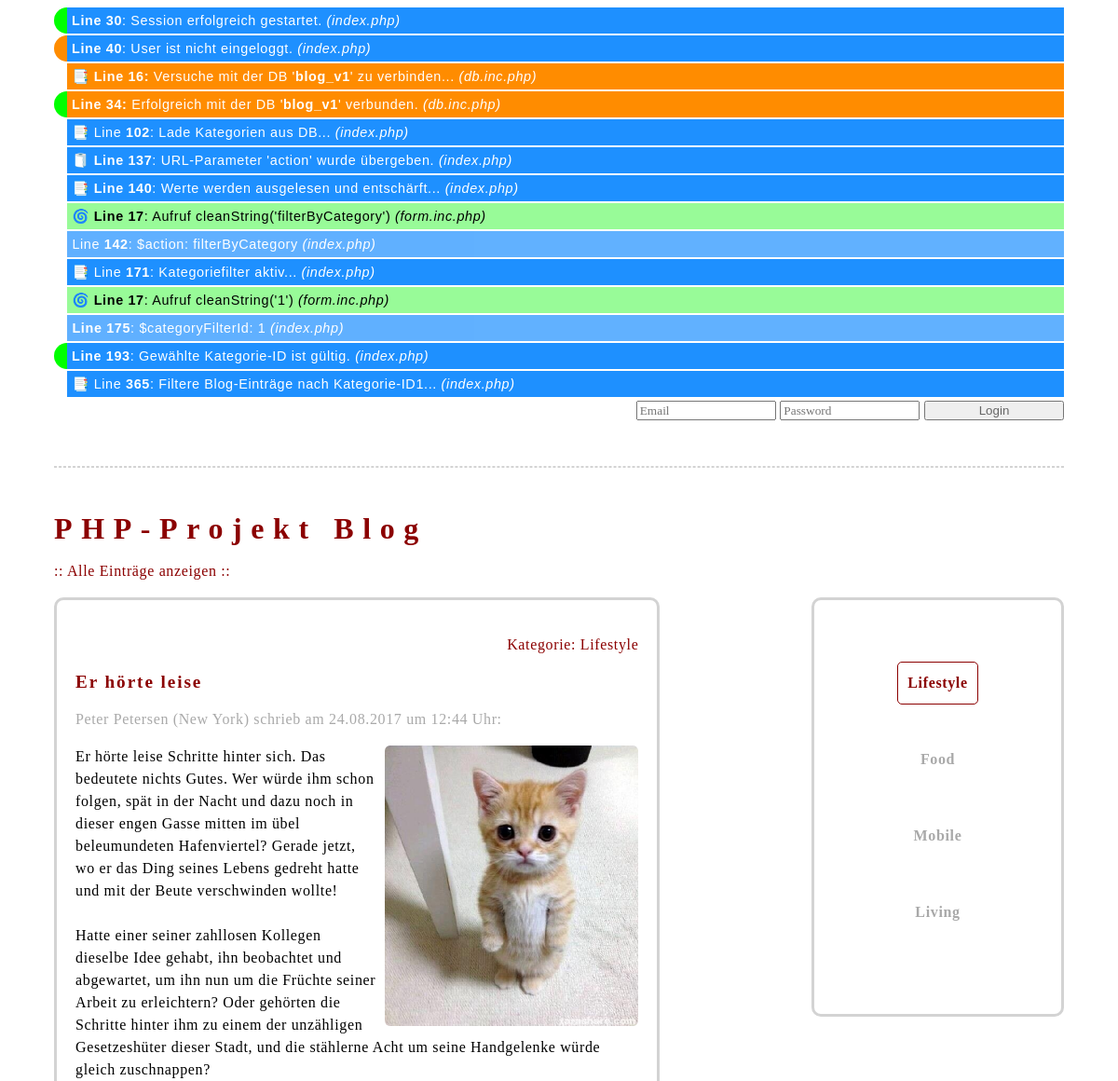
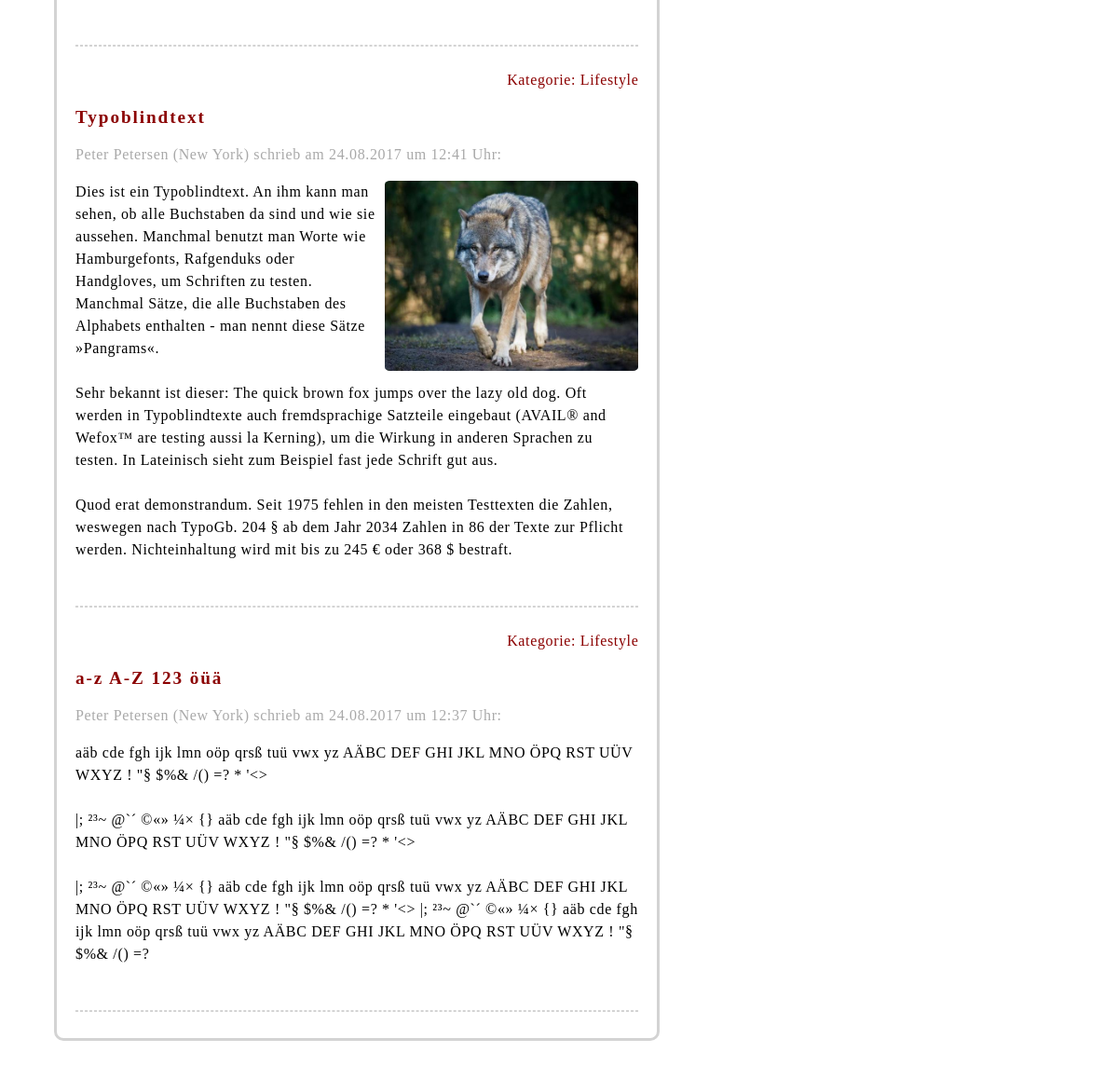
Screenshot of /_source/index.php?action=filterByCategory&catId=1 with the database file from the repository (2 pictures, top to bottom).
### tables this page shows
CREATE TABLE `blogs` (
  `blogID` int(11) NOT NULL,
  `blogHeadline` varchar(255) NOT NULL,
  `blogImagePath` varchar(255) DEFAULT NULL,
  `blogImageAlignment` varchar(20) NOT NULL,
  `blogContent` text NOT NULL,
  `blogDate` timestamp NOT NULL DEFAULT current_timestamp(),
  `catID` int(11) NOT NULL,
  `userID` int(11) NOT NULL
);

CREATE TABLE `categories` (
  `catID` int(11) NOT NULL,
  `catLabel` varchar(255) NOT NULL
);

CREATE TABLE `users` (
  `userID` int(11) NOT NULL,
  `userFirstName` varchar(255) NOT NULL,
  `userLastName` varchar(255) NOT NULL,
  `userEmail` varchar(255) NOT NULL,
  `userCity` varchar(255) NOT NULL,
  `userPassword` varchar(255) NOT NULL
);

### include/dateTime.inc.php (called while the page is built, shortened)
<?php
				function isoToEuDateTime($value) {
					if($value) {
						if( strpos($value, " ") ) {
							$dateTimeArray = explode(" ", $value);
							$date = $dateTimeArray[0];
							$dateArray 	= explode("-", $date);
							$time = $dateTimeArray[1];
							$time 		= substr($time, 0, 5);
						} else {
							$dateArray 	= explode("-", $value);
							$time 		= NULL;
						}
						$euDate = "$dateArray[2].$dateArray[1].$dateArray[0]";
					} else {
						$euDate 		= NULL;
						$time 		= NULL;
					}
					return array("date"=>$euDate, "time"=>$time);
				}
?>

### _source/index.php (the view, shortened to what this page needs)
<?php
				require_once('../include/db.inc.php');
				require_once('../include/form.inc.php');
				include_once('../include/dateTime.inc.php');
				if( session_start() === false ) {
if(DEBUG)		echo "<p class='debug err'><b>Line " . __LINE__ . "</b>: FEHLER beim Starten der Session! <i>(" . basename(__FILE__) . ")</i></p>\n";
				} else {
if(DEBUG)		echo "<p class='debug ok'><b>Line " . __LINE__ . "</b>: Session erfolgreich gestartet. <i>(" . basename(__FILE__) . ")</i></p>\n";
					if( !isset($_SESSION['userID']) ) {
if(DEBUG)			echo "<p class='debug hint'><b>Line " . __LINE__ . "</b>: User ist nicht eingeloggt. <i>(" . basename(__FILE__) . ")</i></p>\n";
						$showLoginForm = true;
					} else {
if(DEBUG)			echo "<p class='debug ok'><b>Line " . __LINE__ . "</b>: User ist eingeloggt. <i>(" . basename(__FILE__) . ")</i></p>\n";
						session_regenerate_id(true);
						$showLoginForm = false;
					}
				}
				$PDO = dbConnect();
				$categoryFilterId		= NULL;
if(DEBUG)	echo "<p class='debug'>📑 Line <b>" . __LINE__ . "</b>: Lade Kategorien aus DB... <i>(" . basename(__FILE__) . ")</i></p>";
				$sql 		= 'SELECT * FROM categories';
				$params 	= NULL;
				$PDOStatement = $PDO->prepare($sql);
				try {
					$PDOStatement->execute($params);
				} catch(PDOException $error) {
if(DEBUG)		echo "<p class='debug err'><b>Line " . __LINE__ . "</b>: FEHLER: " . $error->GetMessage() . "<i>(" . basename(__FILE__) . ")</i></p>\n";
					$dbError = 'Fehler beim Zugriff auf die Datenbank!';
				}
				$allCategoriesArray = $PDOStatement->fetchAll(PDO::FETCH_ASSOC);
				if( isset($_GET['action']) ) {
if(DEBUG)		echo "<p class='debug'>🧻 <b>Line " . __LINE__ . "</b>: URL-Parameter 'action' wurde übergeben. <i>(" . basename(__FILE__) . ")</i></p>\n";
if(DEBUG)		echo "<p class='debug'>📑 <b>Line " . __LINE__ . "</b>: Werte werden ausgelesen und entschärft... <i>(" . basename(__FILE__) . ")</i></p>\n";
					$action = cleanString($_GET['action']);
if(DEBUG_V)		echo "<p class='debug value'>Line <b>" . __LINE__ . "</b>: \$action: $action <i>(" . basename(__FILE__) . ")</i></p>";
					if( $_GET['action'] === 'logout' ) {
if(DEBUG)			echo "<p class='debug'>📑 Line <b>" . __LINE__ . "</b>: 'Logout' wird durchgeführt... <i>(" . basename(__FILE__) . ")</i></p>";
						session_regenerate_id(true);
						session_destroy();
						header('Location: index.php');
						exit();
					} elseif( $action === 'filterByCategory' ) {
if(DEBUG)			echo "<p class='debug'>📑 Line <b>" . __LINE__ . "</b>: Kategoriefilter aktiv... <i>(" . basename(__FILE__) . ")</i></p>";
						$categoryFilterId = cleanString($_GET['catId']);
if(DEBUG_V)			echo "<p class='debug value'><b>Line " . __LINE__ . "</b>: \$categoryFilterId: $categoryFilterId <i>(" . basename(__FILE__) . ")</i></p>\n";
						if( !isset($categoryFilterId) OR !in_array( $categoryFilterId, array_column($allCategoriesArray, 'catID') ) ) {
if(DEBUG)				echo "<p class='debug err'><b>Line " . __LINE__ . "</b>: Gewählte Kategorie-ID ist ungültig! <i>(" . basename(__FILE__) . ")</i></p>\n";
							$categoryFilterId = NULL;
						} else {
if(DEBUG)				echo "<p class='debug ok'><b>Line " . __LINE__ . "</b>: Gewählte Kategorie-ID ist gültig. <i>(" . basename(__FILE__) . ")</i></p>\n";
						}
					}
				}
				$sql 		= 	'SELECT * FROM blogs
								 INNER JOIN users USING(userID)
								 INNER JOIN categories USING(catID)';
				$params 	= 	NULL;
				if( !isset( $categoryFilterId ) ) {
if(DEBUG)		echo "<p class='debug'>📑 Line <b>" . __LINE__ . "</b>: Lade alle Blog-Einträge... <i>(" . basename(__FILE__) . ")</i></p>";
				} else {
if(DEBUG)		echo "<p class='debug'>📑 Line <b>" . __LINE__ . "</b>: Filtere Blog-Einträge nach Kategorie-ID$categoryFilterId... <i>(" . basename(__FILE__) . ")</i></p>";
					$sql		.=	' WHERE catID = :ph_catID';
					$params 	 = array( 'ph_catID' => $categoryFilterId );
				}
				$sql		.= ' ORDER BY blogDate DESC';
				$PDOStatement = $PDO->prepare($sql);
				try {
					$PDOStatement->execute($params);
				} catch(PDOException $error) {
if(DEBUG)		echo "<p class='debug err'><b>Line " . __LINE__ . "</b>: FEHLER: " . $error->GetMessage() . "<i>(" . basename(__FILE__) . ")</i></p>\n";
					$dbError = 'Fehler beim Zugriff auf die Datenbank!';
				}
				$allBlogArticlesArray = $PDOStatement->fetchAll(PDO::FETCH_ASSOC);
?>
<!doctype html>
<html>
	<head>
		<link rel="stylesheet" href="css/main.css">
		<link rel="stylesheet" href="../css/debug.css">
	</head>
	<body>
		<header class="fright">
			<?php if( $showLoginForm == true ): ?>
				<form action="" method="POST">
					<input type="text" name="loginName" placeholder="Email">
					<input type="password" name="loginPassword" placeholder="Password">
					<input type="submit" value="Login">
				</form>
			<?php endif ?>
		</header>
		<br>
		<hr>
		<br>
		<h1>PHP-Projekt Blog</h1>
		<p><a href='index.php'>:: Alle Einträge anzeigen ::</a></p>
		<main class="blogs fleft">
			<?php if( !$allBlogArticlesArray ): ?>
				<p class="info">Noch keine Blogeinträge vorhanden.</p>
			<?php else: ?>
				<?php foreach( $allBlogArticlesArray AS $singleBlogItemArray ): ?>
					<?php $dateTimeArray = isoToEuDateTime($singleBlogItemArray['blogDate']) ?>
					<article class='blogEntry'>
						<p class='fright'><a href='?action=filterByCategory&catId=<?= $singleBlogItemArray['catID'] ?>'>Kategorie: <?= $singleBlogItemArray['catLabel'] ?></a></p>
						<h2 class='clearer'><?= $singleBlogItemArray['blogHeadline'] ?></h2>
						<p class='author'><?= $singleBlogItemArray['userFirstName'] ?> <?= $singleBlogItemArray['userLastName'] ?> (<?= $singleBlogItemArray['userCity'] ?>) schrieb am <?= $dateTimeArray['date'] ?> um <?= $dateTimeArray['time'] ?> Uhr:</p>
						<p class='blogContent'>
							<?php if($singleBlogItemArray['blogImagePath']): ?>
								<img class='<?= $singleBlogItemArray['blogImageAlignment'] ?>' src='<?= $singleBlogItemArray['blogImagePath'] ?>' alt='' title=''>
							<?php endif ?>
							<?= nl2br( $singleBlogItemArray['blogContent'] ) ?>
						</p>
						<br>
						<hr>
					</article>
				<?php endforeach ?>
			<?php endif ?>
		</main>
		<nav class="categories fright">
			<?php if( !$allCategoriesArray ): ?>
				<p class="info">Noch keine Kategorien vorhanden.</p>
			<?php else: ?>
				<?php foreach( $allCategoriesArray AS $categorySingleItemArray ): ?>
					<p><a href="?action=filterByCategory&catId=<?= $categorySingleItemArray['catID']?>" <?php if( $categorySingleItemArray['catID'] == $categoryFilterId ) echo 'class="active"' ?>><?= $categorySingleItemArray['catLabel'] ?></a></p>
				<?php endforeach ?>
			<?php endif ?>
		</nav>
	</body>
</html>

### _source/css/main.css (style rules this page uses)
* { box-sizing: border-box; }
img { width: 45%; border-radius: 2%; }
hr { border: 1px dashed lightgray; }
a { color: darkred; text-decoration: none; }
.fleft { float: left; margin-right: 10px; }
.fright { float: right; margin-left: 10px; }
.clearer { clear: both; }
input[type="submit"] { color: #666; cursor: pointer; }
body { font-family: georgia; letter-spacing: 0.04em; padding: 0 50px 50px 50px; line-height: 1.5em; }
h1, h2 { font-size: 2em; letter-spacing: 0.3em; color: darkred; }
h2 { letter-spacing: 0.1em; font-size: 1.2em; }
input { display: inline-block; width: 150px; }
.blogs { border: 3px solid lightgray; border-radius: 10px; width: 60%; padding: 20px; }
.author { color: darkgray; }
.categories { width: 25%; padding: 50px 0; border: 3px solid lightgray; border-radius: 10px; text-align: center; }
.categories a { display: inline-block; text-decoration: none; padding: 10px; font-weight: bold; color: darkgray; margin-bottom: 20px; border: 1px solid white; border-radius: 5px; }
.categories a:hover, .categories a.active { border: 1px solid darkred; color: darkred; }

### css/debug.css (style rules this page uses)
.debug,.debugCleanString,.debugCheckMandatory,.debugCheckInputString,.debugCheckEmail, .debugImageUpload,.debugDb,.debugDateTime,.debugClass,.debugClassImage,.debugTrait, .debugClassLoader { background-color: dodgerblue; padding: 2px 5px; margin-bottom: 2px; margin-top: 2px; font-family: arial; font-size: 0.9em; color: white; margin-left: 1em; }
.err, .ok, .hint { border-radius: 1em 0 0 1em; border-left: 1em solid whitesmoke; margin-left: 0em; }
.ok { border-color: lime; }
.hint { border-color: darkorange; }
.value { opacity: 70%; }

### rows the page displays
blogs: catID.catLabel "Lifestyle", blogHeadline "Er hörte leise", userID.userFirstName "Peter", userID.userLastName "Petersen", userID.userCity "New York", blogDate "24.08.2017", blogDate "12:44", blogImagePath (picture), blogContent "Er hörte leise Schritte hinter sich. Das bedeutete nichts Gutes. Wer würde ihm schon folgen, spät in der Nacht und dazu noch in dieser engen Gasse mitten im übel beleumundeten Hafenviertel? Gerade jetzt, wo er das Ding seines Lebens gedreht hatte und mit der Beute verschwinden wollte! Hatte einer seiner zahllosen Kollegen dieselbe Idee gehabt, ihn beobachtet und abgewartet, um ihn nun um die Früchte seiner Arbeit zu erleichtern? Oder gehörten die Schritte hinter ihm zu einem der unzähligen Gesetzeshüter dieser Stadt, und die stählerne Acht um seine Handgelenke würde gleich zuschnappen?"
blogs: catID.catLabel "Lifestyle", blogHeadline "Typoblindtext", userID.userFirstName "Peter", userID.userLastName "Petersen", userID.userCity "New York", blogDate "24.08.2017", blogDate "12:41", blogImagePath (picture), blogContent "Dies ist ein Typoblindtext. An ihm kann man sehen, ob alle Buchstaben da sind und wie sie aussehen. Manchmal benutzt man Worte wie Hamburgefonts, Rafgenduks oder Handgloves, um Schriften zu testen. Manchmal Sätze, die alle Buchstaben des Alphabets enthalten - man nennt diese Sätze »Pangrams«. Sehr bekannt ist dieser: The quick brown fox jumps over the lazy old dog. Oft werden in Typoblindtexte auch fremdsprachige Satzteile eingebaut (AVAIL® and Wefox™ are testing aussi la Kerning), um die Wirkung in anderen Sprachen zu testen. In Lateinisch sieht zum Beispiel fast jede Schrift gut aus. Quod erat demonstrandum. Seit 1975 fehlen in den meisten Testtexten die Zahlen, weswegen nach TypoGb. 204…"
blogs: catID.catLabel "Lifestyle", blogHeadline "a-z A-Z 123 öüä", userID.userFirstName "Peter", userID.userLastName "Petersen", userID.userCity "New York", blogDate "24.08.2017", blogDate "12:37", blogContent "aäb cde fgh ijk lmn oöp qrsß tuü vwx yz AÄBC DEF GHI JKL MNO ÖPQ RST UÜV WXYZ ! \"§ $%& /() =? * '<> |; ²³~ @`´ ©«» ¼× {} aäb cde fgh ijk lmn oöp qrsß tuü vwx yz AÄBC DEF GHI JKL MNO ÖPQ RST UÜV WXYZ ! \"§ $%& /() =? * '<> |; ²³~ @`´ ©«» ¼× {} aäb cde fgh ijk lmn oöp qrsß tuü vwx yz AÄBC DEF GHI JKL MNO ÖPQ RST UÜV WXYZ ! \"§ $%& /() =? * '<> |; ²³~ @`´ ©«» ¼× {} aäb cde fgh ijk lmn oöp qrsß tuü vwx yz AÄBC DEF GHI JKL MNO ÖPQ RST UÜV WXYZ ! \"§ $%& /() =?"
categories: catLabel "Lifestyle"
categories: catLabel "Food"
categories: catLabel "Mobile"
categories: catLabel "Living"

### other values shown
__LINE__ "30"
basename(__FILE__) "index.php"
__LINE__ "40"
__LINE__ "16"
$dbname "blog_v1"
basename(__FILE__) "db.inc.php"
__LINE__ "34"
__LINE__ "102"
__LINE__ "137"
__LINE__ "140"
__LINE__ "17 17"
__FUNCTION__ "cleanString cleanString"
$value "filterByCategory 1"
basename(__FILE__) "form.inc.php form.inc.php"
__LINE__ "142"
